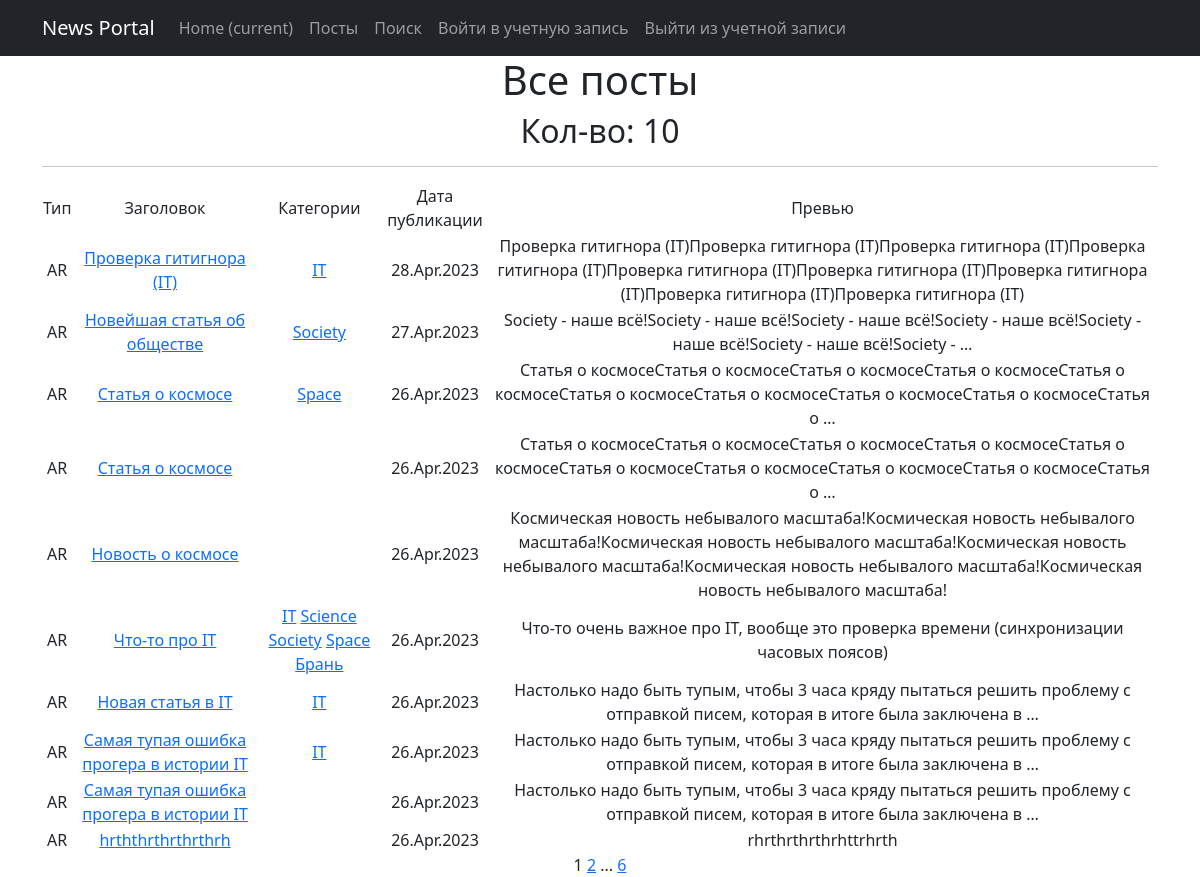
Before: /news/ with the older database file.
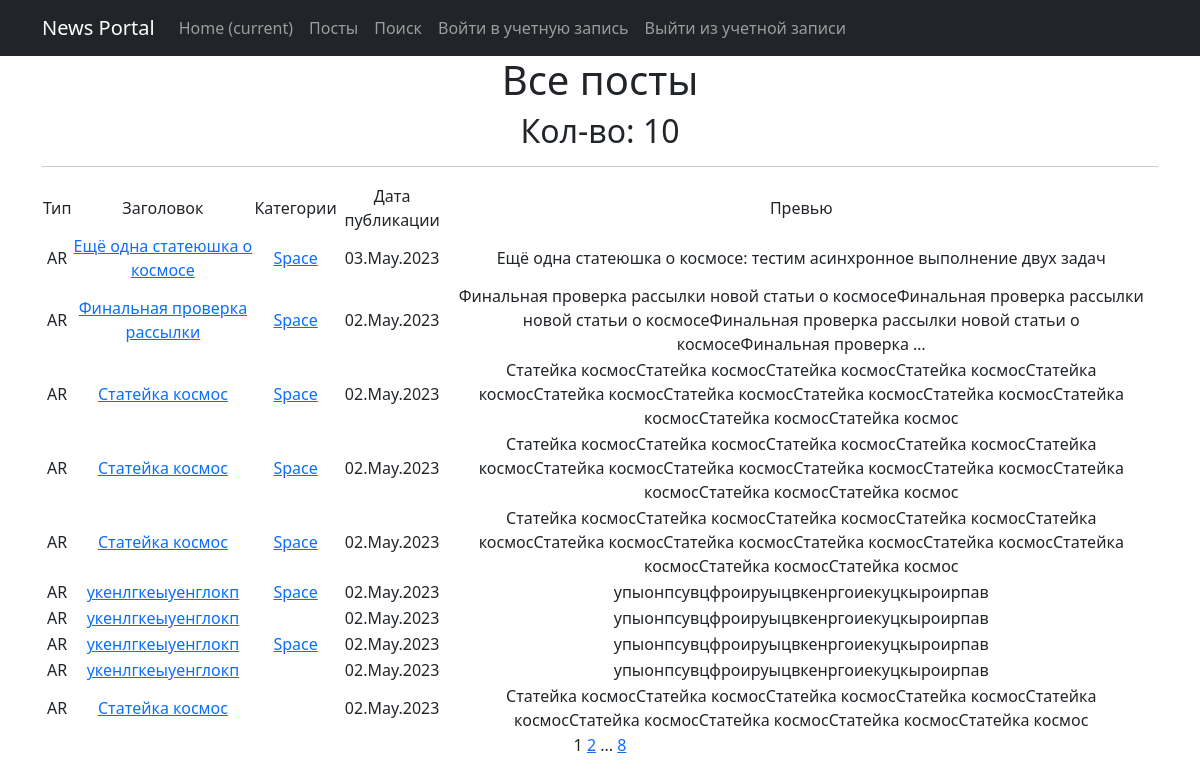
After: the same page with the newer database file.
### news_site/models.py (models this page shows, shortened)
class Post(models.Model):
    author = models.ForeignKey(Author, on_delete=models.CASCADE)
    NEWS = 'NW'
    ARTICLE = 'AR'
    CATEGORY_CHOICES = (
        (NEWS, 'Новость'),
        (ARTICLE, 'Статья')
    )
    categoryType = models.CharField(max_length=2, choices=CATEGORY_CHOICES, default=ARTICLE)
    time_add = models.DateTimeField(auto_now_add=True)
    head = models.CharField(max_length=256)
    body = models.TextField()
    rating = models.SmallIntegerField(default=0)
    category = models.ManyToManyField(Category, through='PostCategory')

class Category(models.Model):
    name = models.CharField(max_length=128, unique=True)
    subscribers = models.ManyToManyField(User, blank=True, related_name='categories')
    def __str__(self):
        return f'{self.name}'

### news_site/views.py (the view)
# urls.py: path('', PostList.as_view(), name='post_list'),
class PostList(ListView):
    model = Post
    ordering = '-time_add'
    template_name = 'posts.html'
    context_object_name = 'posts'
    paginate_by = 10

### news_site/templatetags/custom_filters.py (called while the page is built)
@register.filter()
def censor(text):
    try:
        str(text)
        word_list = text.split()
        for swear in SWEAR_WORDS:
            for i, word in enumerate(word_list):
                if swear[1:] in word:  # проверка со второй буквы, чтобы учесть верхний регистр
                    word_list[i] = word_list[i].replace(word, SWEAR_WORDS[swear])
        return ' '.join(word_list)
    except ValueError:
        print("Ошибка, невозможно применить фильтр к не строковым данным")

### templates/posts.html (shortened to what this page needs)
{% extends 'flatpages/default.html' %}
{% load custom_filters %}
{% block content %}
    <h1>Все посты</h1>
    <h2>Кол-во: {{ posts|length }}</h2>
    <hr>
    {% if posts %}
        <table>
            <tr>
                <td>Тип</td>
                <td>Заголовок</td>
                <td>Категории</td>
                <td>Дата публикации</td>
                <td>Превью</td>
            </tr>
            {% for post in posts %}
            <tr>
                <td>{{ post.categoryType }}</td>
                <td>
                    <a href="{% url 'post_detail' post.id %}">{{ post.head|censor }}</a>
                </td>
                <td>
                    {% for category in post.category.all %}
                    <a href="{% url 'category_list' category.id %}">{{ category }}</a>
                    {% endfor %}
                </td>
                <td>{{ post.time_add|date:'d.M.Y' }}</td>
                <td>{{ post.body|truncatewords:20|censor }}</td>
                <td>
                </td>
            </tr>
            {% endfor %}
        </table>
    {% else %}
        <h2>Постов нет!</h2>
    {% endif %}
    {{ page_obj.number }}
    {% if page_obj.has_next %}
        <a href="?page={{ page_obj.next_page_number }}">{{ page_obj.next_page_number }}</a>
        {% if paginator.num_pages != page_obj.next_page_number %}
            ...
            <a href="?page={{ page_obj.paginator.num_pages }}">{{ page_obj.paginator.num_pages }}</a>
        {% endif %}
    {% endif %}
{% endblock content %}

Changed rows visible on the page:
no longer on this page (row unchanged): Post: categoryType "AR", head|censor "Проверка гитигнора (IT)", time_add "28.Apr.2023", body|censor "Проверка гитигнора (IT)Проверка гитигнора (IT)Проверка гитигнора (IT)Проверка гитигнора (IT)Проверка гитигнора (IT)Проверка гитигнора (IT)Проверка гитигнора (IT)Проверка гитигнора (IT)Проверка гитигнора (IT)"
no longer on this page (row unchanged): Category: name "IT"
no longer on this page (row unchanged): Post: categoryType "AR", head|censor "Новейшая статья об обществе", time_add "27.Apr.2023", body|censor "Society - наше всё!Society - наше всё!Society - наше всё!Society - наше всё!Society - наше всё!Society - наше всё!Society - …"
no longer on this page (row unchanged): Category: name "Society"
no longer on this page (row unchanged): Post: categoryType "AR", head|censor "Статья о космосе", time_add "26.Apr.2023", body|censor "Статья о космосеСтатья о космосеСтатья о космосеСтатья о космосеСтатья о космосеСтатья о космосеСтатья о космосеСтатья о космосеСтатья о космосеСтатья о …", Category (name "Space")
no longer on this page (row unchanged): Post: categoryType "AR", head|censor "Статья о космосе", time_add "26.Apr.2023", body|censor "Статья о космосеСтатья о космосеСтатья о космосеСтатья о космосеСтатья о космосеСтатья о космосеСтатья о космосеСтатья о космосеСтатья о космосеСтатья о …"
no longer on this page (row unchanged): Post: categoryType "AR", head|censor "Новость о космосе", time_add "26.Apr.2023", body|censor "Космическая новость небывалого масштаба!Космическая новость небывалого масштаба!Космическая новость небывалого масштаба!Космическая новость небывалого масштаба!Космическая новость небывалого масштаба!Космическая новость небывалого масштаба!"
no longer on this page (row unchanged): Post: categoryType "AR", head|censor "Что-то про IT", time_add "26.Apr.2023", body|censor "Что-то очень важное про IT, вообще это проверка времени (синхронизации часовых поясов)", Category (name "Space")
no longer on this page (row unchanged): Category: name "Science", shown under "AR"
no longer on this page (row unchanged): Category: name "Брань", shown under "AR"
no longer on this page (row unchanged): Post: categoryType "AR", head|censor "Новая статья в IT", time_add "26.Apr.2023", body|censor "Настолько надо быть тупым, чтобы 3 часа кряду пытаться решить проблему с отправкой писем, которая в итоге была заключена в …"
no longer on this page (row unchanged): Post: categoryType "AR", head|censor "Самая тупая ошибка прогера в истории IT", time_add "26.Apr.2023", body|censor "Настолько надо быть тупым, чтобы 3 часа кряду пытаться решить проблему с отправкой писем, которая в итоге была заключена в …"
no longer on this page (row unchanged): Post: categoryType "AR", head|censor "Самая тупая ошибка прогера в истории IT", time_add "26.Apr.2023", body|censor "Настолько надо быть тупым, чтобы 3 часа кряду пытаться решить проблему с отправкой писем, которая в итоге была заключена в …"
no longer on this page (row unchanged): Post: categoryType "AR", head|censor "hrththrthrthrthrh", time_add "26.Apr.2023", body|censor "rhrthrthrthrhttrhrth"
added Post: categoryType "AR", head|censor "Ещё одна статеюшка о космосе", time_add "03.May.2023", body|censor "Ещё одна статеюшка о космосе: тестим асинхронное выполнение двух задач", Category (name "Space")
added Post: categoryType "AR", head|censor "Финальная проверка рассылки", time_add "02.May.2023", body|censor "Финальная проверка рассылки новой статьи о космосеФинальная проверка рассылки новой статьи о космосеФинальная проверка рассылки новой статьи о космосеФинальная проверка …", Category (name "Space")
added Post: categoryType "AR", head|censor "Статейка космос", time_add "02.May.2023", body|censor "Статейка космосСтатейка космосСтатейка космосСтатейка космосСтатейка космосСтатейка космосСтатейка космосСтатейка космосСтатейка космосСтатейка космосСтатейка космосСтатейка космос", Category (name "Space")
added Post: categoryType "AR", head|censor "Статейка космос", time_add "02.May.2023", body|censor "Статейка космосСтатейка космосСтатейка космосСтатейка космосСтатейка космосСтатейка космосСтатейка космосСтатейка космосСтатейка космосСтатейка космосСтатейка космосСтатейка космос", Category (name "Space")
added Post: categoryType "AR", head|censor "Статейка космос", time_add "02.May.2023", body|censor "Статейка космосСтатейка космосСтатейка космосСтатейка космосСтатейка космосСтатейка космосСтатейка космосСтатейка космосСтатейка космосСтатейка космосСтатейка космосСтатейка космос", Category (name "Space")
added Post: categoryType "AR", head|censor "укенлгкеыуенглокп", time_add "02.May.2023", body|censor "упыонпсувцфроируыцвкенргоиекуцкыроирпав", Category (name "Space")
added Post: categoryType "AR", head|censor "укенлгкеыуенглокп", time_add "02.May.2023", body|censor "упыонпсувцфроируыцвкенргоиекуцкыроирпав"
added Post: categoryType "AR", head|censor "укенлгкеыуенглокп", time_add "02.May.2023", body|censor "упыонпсувцфроируыцвкенргоиекуцкыроирпав", Category (name "Space")
added Post: categoryType "AR", head|censor "укенлгкеыуенглокп", time_add "02.May.2023", body|censor "упыонпсувцфроируыцвкенргоиекуцкыроирпав"
added Post: categoryType "AR", head|censor "Статейка космос", time_add "02.May.2023", body|censor "Статейка космосСтатейка космосСтатейка космосСтатейка космосСтатейка космосСтатейка космосСтатейка космосСтатейка космосСтатейка космос"
Other visible differences:
{{ page_obj.paginator.num_pages }}: "6" → "8"
